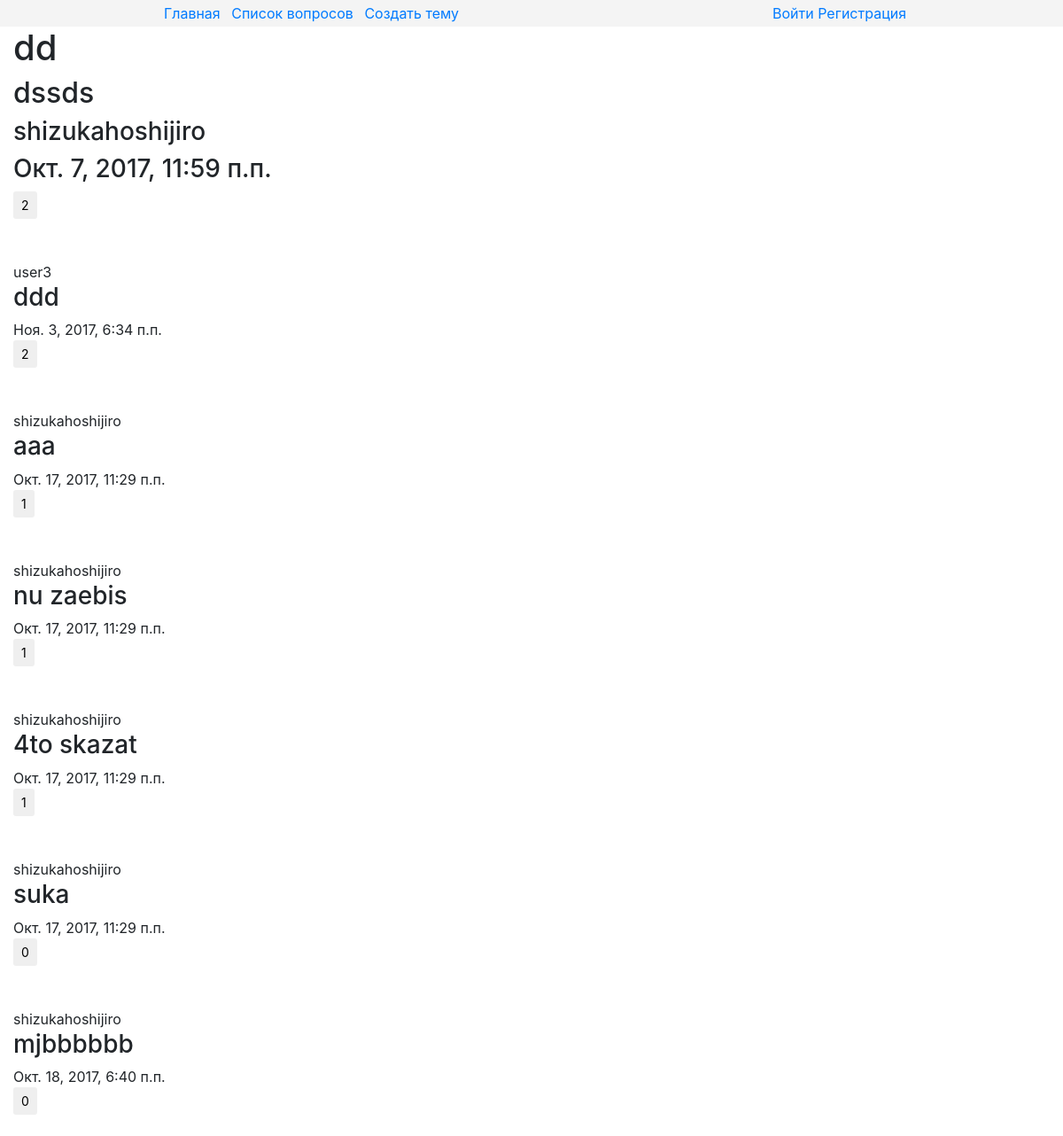
Page /8/ on the earlier database version.
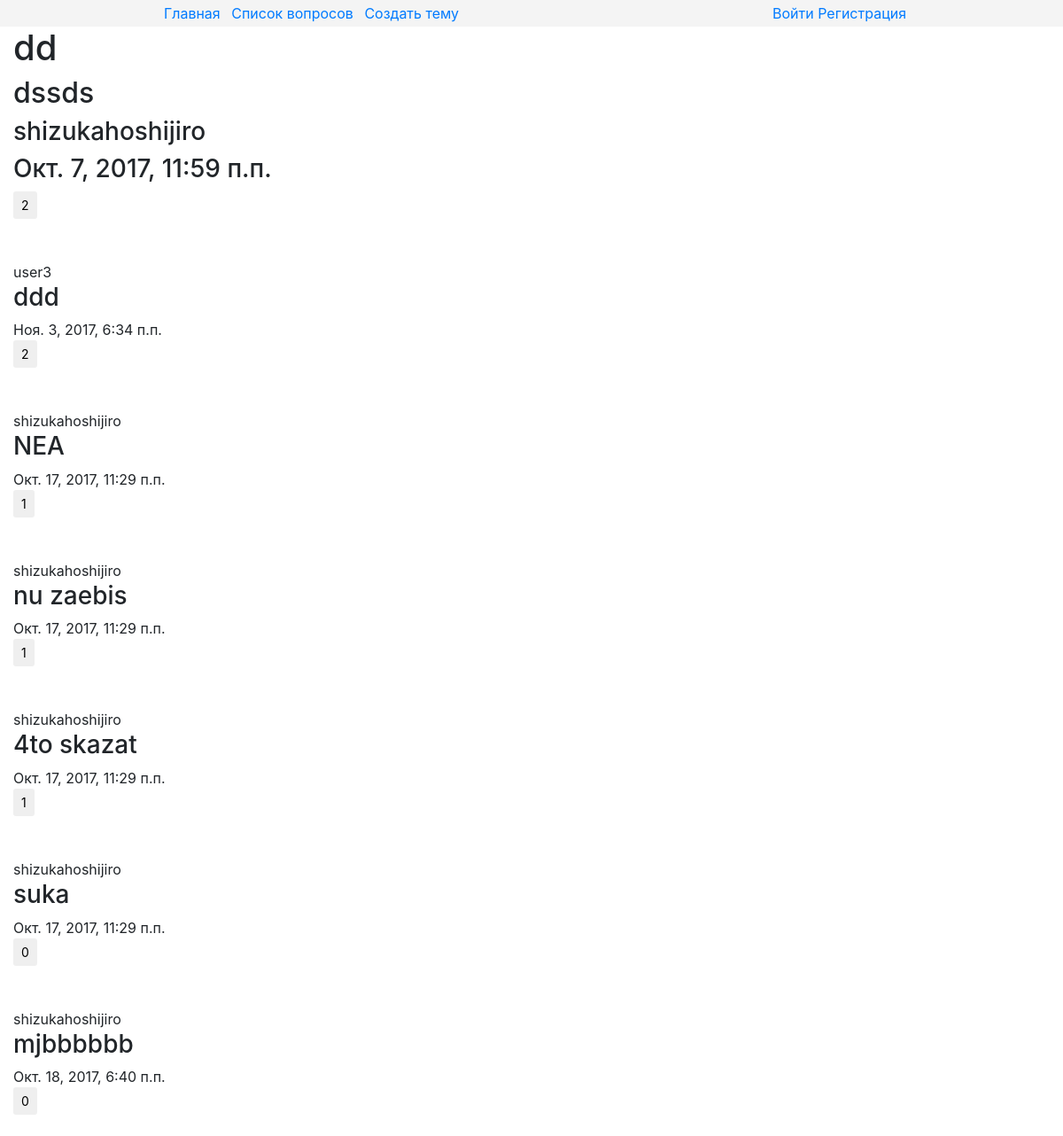
Same page on the later database version.
### comment_app/models.py (models this page shows)
class Comment(models.Model):
    author = models.ForeignKey(settings.AUTH_USER_MODEL,on_delete=PROTECT)
    content = models.CharField(max_length=120)
    pub_date = models.DateTimeField(auto_now_add=True)
    update_date = models.DateTimeField(auto_now=True)
    likes = GenericRelation(Like, related_query_name="likes", content_type_field="model_type")
    model_type = models.ForeignKey(ContentType)
    object_id = models.PositiveIntegerField()
    object = GenericForeignKey("model_type","object_id")
    objects = CustomCommentsQuerySet.as_manager()
    class Meta:
        ordering = ("-pub_date",)

### core/views.py (the view)
# urls.py: url(r"^(?P<pk>\d+)/$", views.TopicDetailView.as_view(), name="detail"),
class TopicDetailView(DetailView):
    model = Topic
    template_name = "core/detail.html"
    def get(self, request, *args, **kwargs):
        self.form = CommentForm
        return super(TopicDetailView, self).get(request,*args,**kwargs)
    def get_context_data(self, **kwargs):
        context = super(TopicDetailView, self).get_context_data(**kwargs)
        context["form"] = self.form
        return context

### comment_app/models.py (called while the page is built)
    def order_by_number_of_likes(self):
        queryset = self.annotate(likes_count=models.Count("likes")).order_by("-likes_count")
        return queryset

### core/templates/core/detail.html (shortened to what this page needs)
{% extends "core/patterns/parents/main.html" %}
{% load static %}
{% block content %}
    <h1>{{ object.title }}</h1>
    <h2>{{ object.description }}</h2>
    <h3>{{ object.author }}</h3>
    <h3>{{ object.pub_date }}</h3>
    {% include "core/patterns/includes/like_from/like_form_for_topic.html" %}
    <br>
    {% for comment in object.comments.all.order_by_number_of_likes %}
        <br>
        <div class="comment">
        {{ comment.author }}
        <h3 class="comment_content">{{ comment.content }}</h3>
        {{ comment.pub_date }}
        </div>
        {% include "core/patterns/includes/like_from/like_form_for_comment.html" %}
        <br>
    {% endfor %}
{% endblock %}

### core/templates/core/patterns/includes/like_from/like_form.html (shortened to what this page needs)
<div class="like_form {% block extra_class %}{% endblock %}">
    <input type="submit" class="btn btn-sm btn-default" value="{% block number_of_likes %}{{ object.likes.count }}{% endblock %}">
</div>

Differences in the rows shown:
changed Comment id 1: content "aaa" → "NEA"
